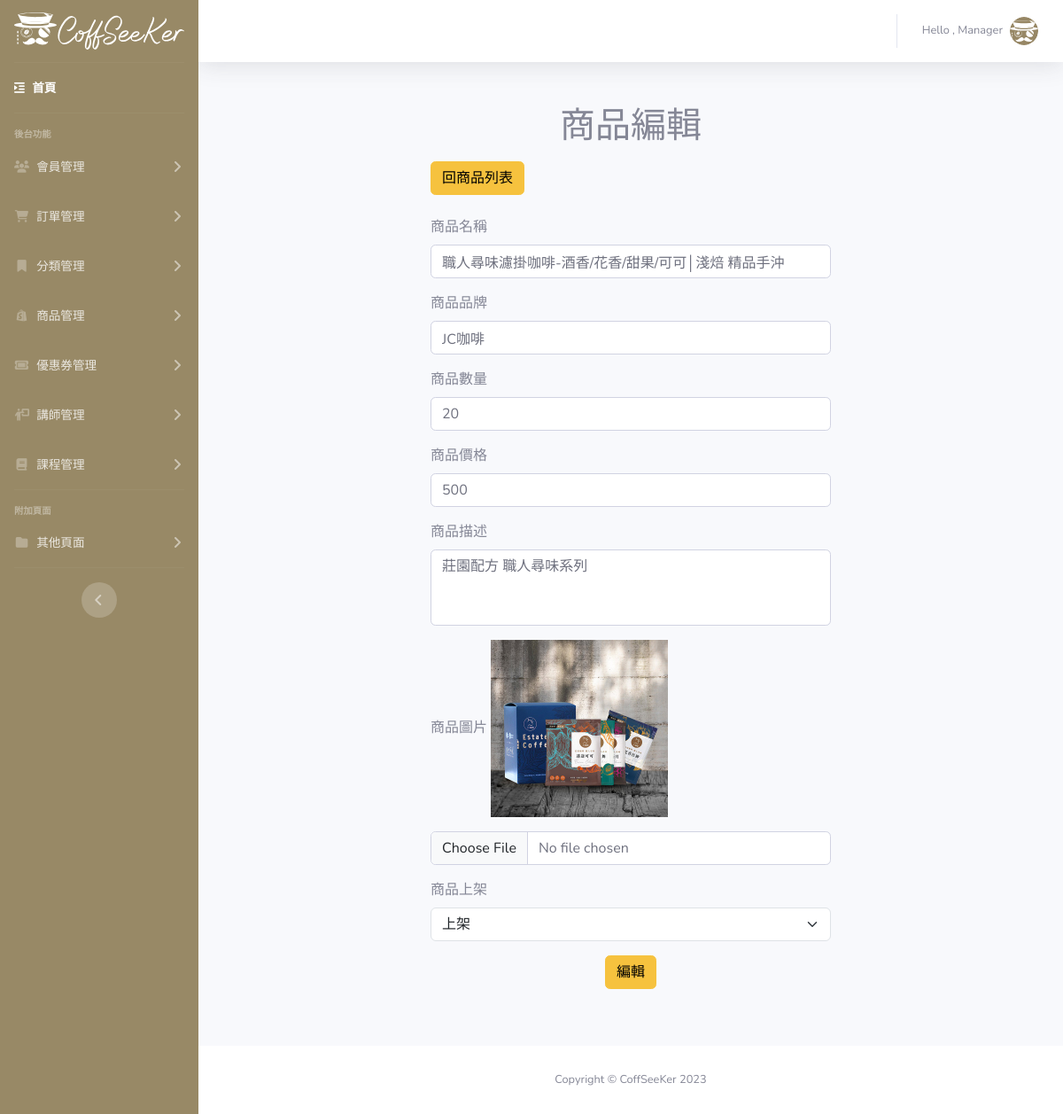
Screenshot of /Coffseeker-Admin/product-edit.php?id=1 with the database file from the repository.
### tables this page shows
CREATE TABLE `product` (
  `product_id` int(4) UNSIGNED NOT NULL,
  `product_category` varchar(20) NOT NULL,
  `product_brand` varchar(20) NOT NULL,
  `product_name` varchar(50) NOT NULL,
  `product_amount` int(10) UNSIGNED NOT NULL,
  `product_price` int(10) UNSIGNED NOT NULL,
  `product_description` text NOT NULL,
  `product_image` varchar(255) NOT NULL,
  `created_at` datetime NOT NULL,
  `updated_at` datetime NOT NULL,
  `product_valid` int(4) NOT NULL
);

### Coffseeker-Admin/product-edit.php (the view, shortened to what this page needs)
<?php
require_once("../db_connect.php");
$product_id = $_GET["id"];
$sql = "SELECT * FROM product WHERE product_id = '$product_id'";
$result = $conn->query($sql);
$row = $result->fetch_assoc();
$product_name = $row['product_name'];
$product_brand = $row['product_brand'];
$product_amount = $row['product_amount'];
$product_price = $row['product_price'];
$product_description = $row['product_description'];
$product_image = $row['product_image'];
$product_valid = $row['product_valid'];
?>
<!DOCTYPE html>
<html lang="en">
<head>
    <?php include("modal/template.php") ?>
</head>
<body id="page-top">
    <div id="wrapper">
        <?php include("modal/sidebar.php") ?>
        <div id="content-wrapper" class="d-flex flex-column">
            <div id="content">
                <?php include("modal/topbar.php") ?>
                <div class="container my-5" style="width:500px">
                    <h1 class="text-center">商品編輯</h1>
                    <div class="py-2">
                        <a class="btn btn-warning mb-3" href="product-list.php">回商品列表</a>
                    </div>
                    <form action="action/product/doUpdate.php" method="POST" enctype="multipart/form-data">
                        <div class="mb-3">
                            <label for="product-name" class="form-label">商品名稱</label>
                            <input type="text" class="form-control" id="product-name" name="product_name" required value="<?= $product_name ?>">
                        </div>
                        <div class="mb-3">
                            <label for="product-brand" class="form-label">商品品牌</label>
                            <input type="text" class="form-control" id="product-brand" name="product_brand" required value="<?= $product_brand ?>">
                        </div>
                        <div class="mb-3">
                            <label for="product-amount" class="form-label">商品數量</label>
                            <input type="number" class="form-control" id="product-amount" name="product_amount" required value="<?= $product_amount ?>">
                        </div>
                        <div class="mb-3">
                            <label for="product-price" class="form-label">商品價格</label>
                            <input type="number" class="form-control" id="product-price" name="product_price" required value="<?= $product_price ?>">
                        </div>
                        <div class="mb-3">
                            <label for="product-description" class="form-label">商品描述</label>
                            <textarea class="form-control" id="product-description" name="product_description" required rows="3" cols="30" style="resize: none"><?= $product_description ?></textarea>
                        </div>
                        <div class="mb-3">
                            <label for="product-image" class="form-label">商品圖片</label>
                            <img id="preview-image" src="<?= $product_image ?>" alt="" style="max-width: 200px; max-height:200px">
                            <input type="file" class="form-control mt-3" id="product-image" name="product_image">
                        </div>
                        <div class="mb-3">
                            <label for="product-valid" class="form-label">商品上架</label>
                            <select class="form-select" id="product-valid" name="product_valid" required>
                                <option value="1" <?= ($product_valid == '1') ? 'selected' : '' ?>>上架</option>
                            </select>
                        </div>
                        <div class="d-flex justify-content-center">
                            <button type="submit" class="btn btn-warning mb-3">編輯</button>
                        </div>
                    </form>
                </div>
            </div>
            <?php include("modal/footer.php") ?>
        </div>
    </div>
</body>
</html>

### Coffseeker-Admin/css/style.css (style rules this page uses)
:root { --milky:#988966; }
.btn-warning { color: black; }

### rows the page displays
product: product_name "職人尋味濾掛咖啡-酒香/花香/甜果/可可│淺焙 精品手沖", product_brand "JC咖啡", product_amount "20", product_price "500", product_description "莊園配方 職人尋味系列", product_image (picture), product_valid "上架"
